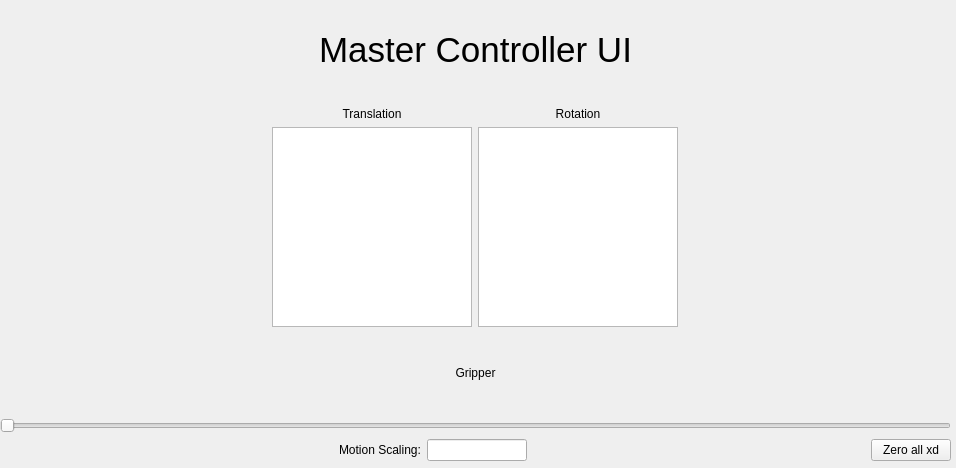
<?xml version="1.0" encoding="UTF-8"?>
<ui version="4.0">
 <class>ControllerUI</class>
 <widget class="QWidget" name="ControllerUI">
  <property name="geometry">
   <rect>
    <x>0</x>
    <y>0</y>
    <width>956</width>
    <height>468</height>
   </rect>
  </property>
  <property name="windowTitle">
   <string>ControllerUI</string>
  </property>
  <widget class="QWidget" name="verticalLayoutWidget">
   <property name="geometry">
    <rect>
     <x>0</x>
     <y>0</y>
     <width>951</width>
     <height>461</height>
    </rect>
   </property>
   <layout class="QVBoxLayout" name="MainVertLayout">
    <item>
     <widget class="QLabel" name="label">
      <property name="font">
       <font>
        <pointsize>26</pointsize>
       </font>
      </property>
      <property name="layoutDirection">
       <enum>Qt::RightToLeft</enum>
      </property>
      <property name="text">
       <string>Master Controller UI</string>
      </property>
      <property name="alignment">
       <set>Qt::AlignCenter</set>
      </property>
     </widget>
    </item>
    <item>
     <layout class="QHBoxLayout" name="xdHorzLayout1">
      <item>
       <layout class="QGridLayout" name="gridLayout_2">
        <item row="0" column="1">
         <widget class="QLabel" name="label_23">
          <property name="maximumSize">
           <size>
            <width>16777215</width>
            <height>15</height>
           </size>
          </property>
          <property name="text">
           <string>Rotation</string>
          </property>
          <property name="alignment">
           <set>Qt::AlignCenter</set>
          </property>
         </widget>
        </item>
        <item row="2" column="1">
         <widget class="QGraphicsView" name="xrGraph_left">
          <property name="minimumSize">
           <size>
            <width>200</width>
            <height>200</height>
           </size>
          </property>
          <property name="maximumSize">
           <size>
            <width>200</width>
            <height>200</height>
           </size>
          </property>
         </widget>
        </item>
        <item row="2" column="0">
         <widget class="QGraphicsView" name="xtGraph_left">
          <property name="minimumSize">
           <size>
            <width>200</width>
            <height>200</height>
           </size>
          </property>
          <property name="maximumSize">
           <size>
            <width>200</width>
            <height>200</height>
           </size>
          </property>
         </widget>
        </item>
        <item row="0" column="0">
         <widget class="QLabel" name="label_22">
          <property name="text">
           <string>Translation</string>
          </property>
          <property name="alignment">
           <set>Qt::AlignCenter</set>
          </property>
         </widget>
        </item>
       </layout>
      </item>
     </layout>
    </item>
    <item>
     <layout class="QGridLayout" name="miscGridLayout1">
      <item row="1" column="0">
       <widget class="QSlider" name="gripperSlider_left">
        <property name="orientation">
         <enum>Qt::Horizontal</enum>
        </property>
       </widget>
      </item>
      <item row="0" column="0">
       <widget class="QLabel" name="label_20">
        <property name="text">
         <string>Gripper</string>
        </property>
        <property name="alignment">
         <set>Qt::AlignCenter</set>
        </property>
       </widget>
      </item>
     </layout>
    </item>
    <item>
     <layout class="QHBoxLayout" name="clutchHorzLayout">
      <item>
       <spacer name="horizontalSpacer_4">
        <property name="orientation">
         <enum>Qt::Horizontal</enum>
        </property>
        <property name="sizeHint" stdset="0">
         <size>
          <width>40</width>
          <height>20</height>
         </size>
        </property>
       </spacer>
      </item>
      <item>
       <widget class="QLabel" name="label_7">
        <property name="text">
         <string>Motion Scaling:</string>
        </property>
       </widget>
      </item>
      <item>
       <widget class="QLineEdit" name="motionScaleEdit">
        <property name="maximumSize">
         <size>
          <width>100</width>
          <height>16777215</height>
         </size>
        </property>
        <property name="maxLength">
         <number>32766</number>
        </property>
       </widget>
      </item>
      <item>
       <spacer name="horizontalSpacer_5">
        <property name="orientation">
         <enum>Qt::Horizontal</enum>
        </property>
        <property name="sizeHint" stdset="0">
         <size>
          <width>40</width>
          <height>20</height>
         </size>
        </property>
       </spacer>
      </item>
      <item>
       <widget class="QPushButton" name="zeroXdBtn">
        <property name="text">
         <string>Zero all xd</string>
        </property>
       </widget>
      </item>
     </layout>
    </item>
    <item>
     <layout class="QGridLayout" name="remotegridLayout"/>
    </item>
   </layout>
  </widget>
 </widget>
 <resources/>
 <connections/>
</ui>
